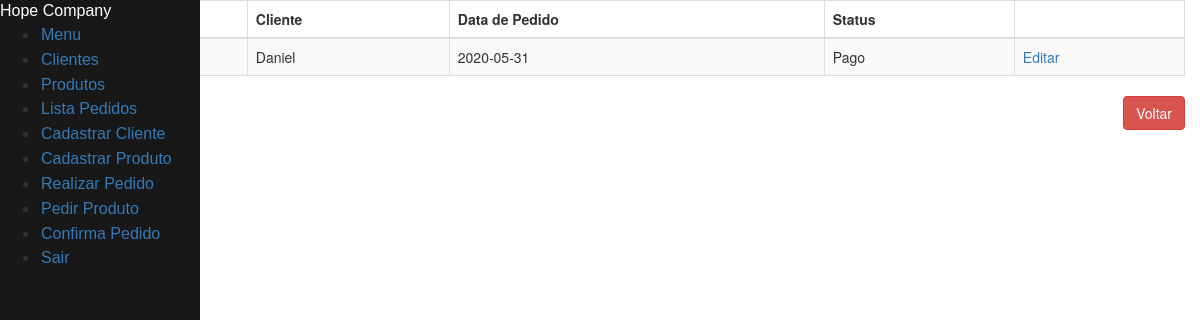
/pedido/, run on an earlier commit of the app's database.
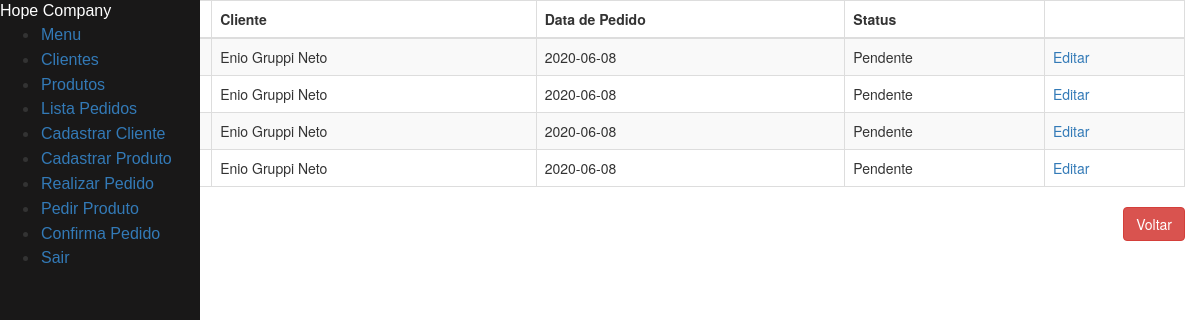
And on a later commit of the database.
### tables this page shows
CREATE TABLE pedido (
    id_pedido INTEGER PRIMARY KEY AUTOINCREMENT,
    id_cliente INTEGER NOT NULL,
    datahora DEFAULT CURRENT_DATE,
    ped_valor INTEGER,
    status VARCHAR(20) DEFAULT "Pendente",
    FOREIGN KEY(id_cliente) REFERENCES cliente(id_cliente)
);

CREATE TABLE cliente (
    id_cliente INTEGER PRIMARY KEY AUTOINCREMENT,
    nome VARCHAR(50) NOT NULL,
    sexo VARCHAR(1) NOT NULL,
    telefone CHAR(11) NULL,
    endereco CHAR(100) NULL,
    email CHAR(100) NULL
);

### clientes.py (the view)
@app.route("/pedido/")
def listar_pedidos_api():
    return render_template("lista_pedidos.html", pedidos = listar_pedidos())

### clientes.py (called while the page is built)
def row_to_dict(description, row):
    if row == None:
        return None
    d = {}
    for i in range(0, len(row)):
        d[description[i][0]] = row[i]
    return d

def rows_to_dict(description, rows):
    result = []
    for row in rows:
        result.append(row_to_dict(description, row))
    return result

def conectar():
    return sqlite3.connect('clientes.db')

def listar_pedidos():
    with closing(conectar()) as con, closing(con.cursor()) as cur:
        cur.execute("SELECT p.id_pedido, p.id_cliente, p.datahora, p.status, c.nome FROM pedido p INNER JOIN cliente c ON p.id_cliente = c.id_cliente ORDER BY p.id_cliente")
        return rows_to_dict(cur.description, cur.fetchall())

### templates/lista_pedidos.html (shortened to what this page needs)
{% extends "menu.html" %}
{% block content %}
<div class="container col-md-18">
        <div class="table-responsive" id="sailorTableArea">
        <table id="sailorTable" class="table table-striped table-bordered" width="100%">
            <thead>
                <tr>
                    <th>Pedido</th>
                    <th>Cliente</th>
                    <th>Data de Pedido</th>
                    <th>Status</th>
                    <th></th>
                </tr>
            </thead>
            <tbody>
                {% for pedido in pedidos %}
                <tr>
                    <td>{{pedido['id_pedido']}}</td>
                    <td>{{pedido['nome']}}</td>
                    <td>{{pedido['datahora']}}</td>
                    <td>{{pedido['status']}}</td>
                    <td><a href="/pedido/{{pedido['id_pedido']}}" class="botao">Editar</a></td>
                </tr>
                {% endfor %}
            </tbody>
        </table>
        </div>
    </div>
    <div class="form-group">
        <label class="col-md-4 control-label" for="btnsalvar"></label>
        <div class="col-md-8 text-right">
            <a id="btncancelar" name="btncancelar" class="btn btn-danger" href="/menu">Voltar</a>
        </div>
    </div>
</body>
{% endblock %}

### templates/menu.html (shortened to what this page needs)
<!DOCTYPE html>
<html>
<head>
  {% block head%}
  <link href="//maxcdn.bootstrapcdn.com/bootstrap/3.3.0/css/bootstrap.min.css" rel="stylesheet" id="bootstrap-css">
  <link rel="stylesheet" href="https://unpkg.com/purecss@2.0.3/build/pure-min.css">
{% endblock %}
<header>
    {% block navbar %}
    <div class="pure-menu custom-restricted-width">
        <span class="pure-menu-heading">Hope Company</span>
        <ul class="pure-menu-list">
            <li class="pure-menu-item">
                <a href="/menu/" class="pure-menu-link">Menu</a>
            </li>
            <li class="pure-menu-item">
                <a href="/cliente" class="pure-menu-link">Clientes</a>
            </li>
            <li class="pure-menu-item">
                <a href="/produto" class="pure-menu-link">Produtos</a>
            </li>
            <li class="pure-menu-item">
                <a href="/pedido" class="pure-menu-link">Lista Pedidos</a>
            </li>
            <li class="pure-menu-item">
                <a href="/cliente/novo" class="pure-menu-link">Cadastrar Cliente</a>
            </li>
            <li class="pure-menu-item">
                <a href="/produto/novo" class="pure-menu-link">Cadastrar Produto</a>
            </li>
            <li class="pure-menu-item">
                <a href="/pedido/novo/" class="pure-menu-link">Realizar Pedido</a>
            </li>
            <li class="pure-menu-item">
                <a href="/produto/pedido" class="pure-menu-link">Pedir Produto</a>
            </li>
            <li class="pure-menu-item">
                <a href="/pedido/novo/confirma-pedido/" class="pure-menu-link">Confirma Pedido</a>
            </li>
            <li class="pure-menu-item">
                <a href="/" class="pure-menu-link">Sair</a>
            </li>
        </ul>
    </div>
</header>
{% endblock %}
<body>
    {% block body%}
        <section>
            {% block content%}
            {% endblock %}
    {% endblock %}
</body>
</html>

### templates/menu.html (style rules this page uses)
.custom-restricted-width { display: inline-block; background-color: #191818; width: 200px; }
.pure-menu-heading { font-family: Arial, Helvetica, sans-serif; font-size: 12pt; color: white; }
.pure-menu-link { font-family: Arial, Helvetica, sans-serif; font-size: 12pt; }
.pure-menu { height: 100%; position: absolute; }
.pure-menu-item { padding: 1px; }
section { float: right; }

What changed in the data, as far as the page shows it:
removed pedido: nome "Daniel", datahora "2020-05-31", status "Pago"
added pedido: nome "Enio Gruppi Neto", datahora "2020-06-08", status "Pendente"
added pedido: nome "Enio Gruppi Neto", datahora "2020-06-08", status "Pendente"
added pedido: nome "Enio Gruppi Neto", datahora "2020-06-08", status "Pendente"
added pedido: nome "Enio Gruppi Neto", datahora "2020-06-08", status "Pendente"
